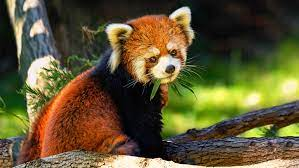
#> input picture image1.jpeg, 299 x 168 px
$ python -i Cartoon.py   (imports and definitions only)
#> lines starting #> are read from the running program, lines starting #| are printed output that depends on the picture; after the words box and inside, x2 and y2 are one past the last pixel; in counts of white or black regions, pixels touching at a corner belong together
'''
Problem Statement : To build a Cartoonifier using Python
                    Using OpenCV - Open Source Computer Vision wrrite in C++
                    cv,cv2
Use Case - for real-time computer vision

Approach : 1. Convert to GrayScale
           2. Blur it
           3. Extract Edges
           4. Blur Colored IMage
           5. Add mask with edges
'''

import cv2
def make_cartoon(path):
#> called with path = 'image1.jpeg'
    img = cv2.imread(path)
#> img is the input picture: shape (168, 299, 3); mean B, G, R 51.4, 86.8, 96.4

    gray = cv2.cvtColor(img,cv2.COLOR_BGR2GRAY)
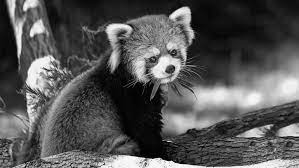
#> gray: shape (168, 299); min 0, max 254, mean 85.6
    gray = cv2.medianBlur(gray,9)
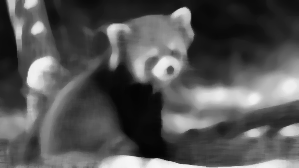
#> gray: shape (168, 299); min 4, max 247, mean 85
    edges = cv2.adaptiveThreshold(gray,255,cv2.ADAPTIVE_THRESH_MEAN_C,cv2.THRESH_BINARY,9,8)
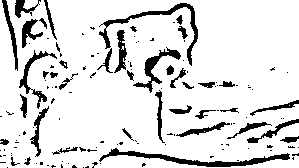
#> edges: shape (168, 299); 87.2% white; 138 black regions (98 under 20 px), largest, box (x1, y1, x2, y2) and area: (99, 148, 290, 167) 887, (99, 3, 198, 66) 704, (133, 47, 181, 93) 458

    color = cv2.bilateralFilter(img,9,300,300)
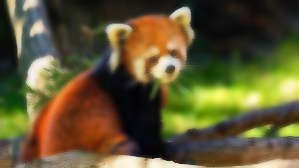
#> color: shape (168, 299, 3); mean B, G, R 51.3, 86.7, 96.3
    cartoon = cv2.bitwise_and(color,color,mask=edges)
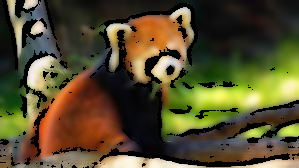
#> cartoon: shape (168, 299, 3); mean B, G, R 45.2, 77, 85.4

    return cartoon

>>> result = make_cartoon('image1.jpeg')

$ run again, on image2.jpeg
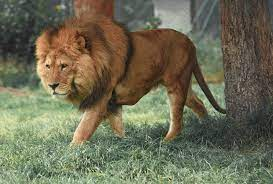
#> input picture image2.jpeg, 273 x 184 px
#> in make_cartoon, img is the input picture: shape (184, 273, 3); mean B, G, R 84.3, 107.4, 109.3
#> in make_cartoon, `edges = cv2.adaptiveThreshold(gray,255,cv2.ADAPTIVE_THRESH_MEAN_C,cv2...`:
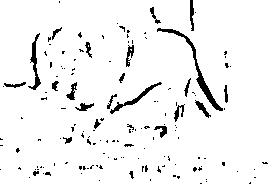
#> edges: shape (184, 273); 94.8% white; 148 black regions (124 under 20 px), largest, box (x1, y1, x2, y2) and area: (157, 28, 223, 111) 470, (28, 33, 41, 90) 225, (110, 82, 162, 114) 218
#> in make_cartoon, `cartoon = cv2.bitwise_and(color,color,mask=edges)`:
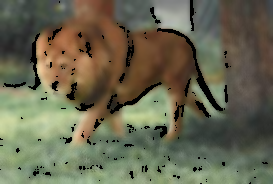
#> cartoon: shape (184, 273, 3); mean B, G, R 80.9, 102.9, 104.6

$ run again, on images3.jpeg
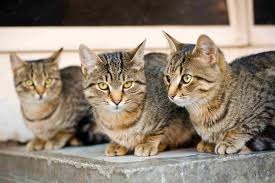
#> input picture images3.jpeg, 275 x 183 px
#> in make_cartoon, img is the input picture: shape (183, 275, 3); mean B, G, R 116.3, 131.4, 144.7
#> in make_cartoon, `edges = cv2.adaptiveThreshold(gray,255,cv2.ADAPTIVE_THRESH_MEAN_C,cv2...`:
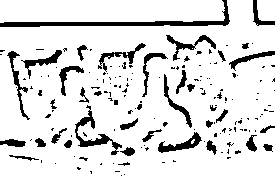
#> edges: shape (183, 275); 87.7% white; 167 black regions (129 under 20 px), largest, box (x1, y1, x2, y2) and area: (0, 0, 230, 27) 1077, (75, 105, 122, 155) 476, (158, 132, 202, 153) 326
#> in make_cartoon, `cartoon = cv2.bitwise_and(color,color,mask=edges)`:
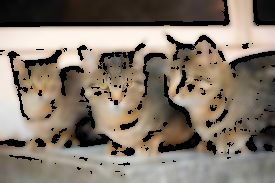
#> cartoon: shape (183, 275, 3); mean B, G, R 107.4, 120.5, 131.9
